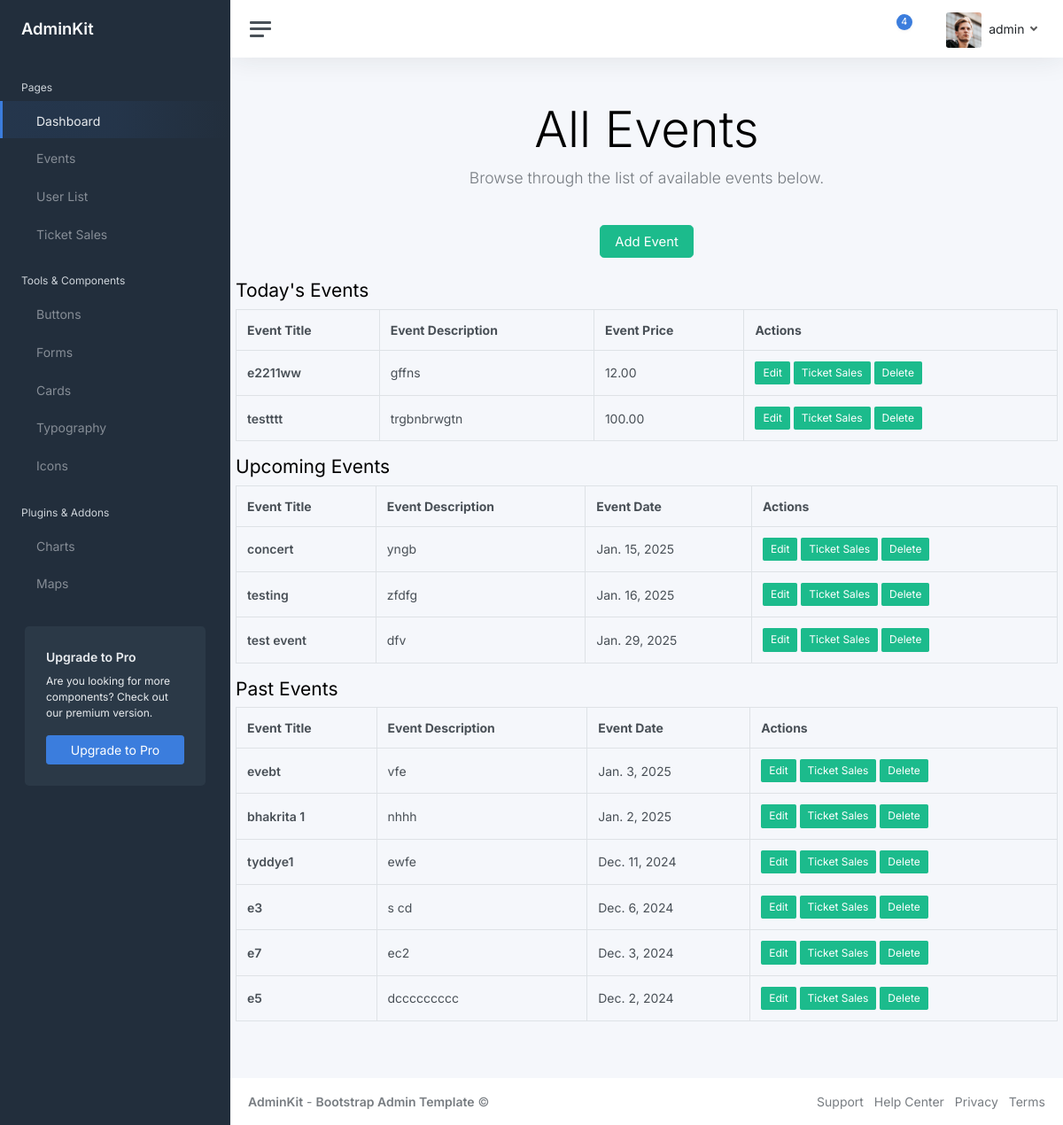
/events/ (signed in), run on the app's committed database.
### ticket_app/models.py (models this page shows, shortened)
class Event (models.Model):
    event_title = models.CharField(max_length= 200, unique=True)
    event_description = models.TextField('Description of event: ')
    event_date = models.DateField()
    event_time = models.TimeField ()
    event_address = models.TextField()
    event_capacity = models.IntegerField()
    event_price = models.DecimalField(max_digits=8, decimal_places=2)
    event_uuid= models.UUIDField(default=uuid.uuid4)

### ticket_app/views.py (the view)
# urls.py: path('events/', views.event_list, name='event_list'),
@login_required(login_url= "/sign_in")
def event_list(request):
    today = now().date()
    events_today = Event.objects.filter(event_date=today)
    upcoming_events = Event.objects.filter(event_date__gt=today).order_by('event_date')
    past_events = Event.objects.filter(event_date__lt=today).order_by('-event_date')
    user_groups = list(Group.objects.filter(user=request.user).values_list('name', flat=True))
    return render(request, 'event_list.html', {'events_today': events_today, 'upcoming_events': upcoming_events, 'past_events':past_events ,'user_groups': user_groups})

### ticket_app/context_processors.py (called while the page is built)
def admin_context(request):
    if request.user.is_authenticated:
        user_groups = request.user.groups.values_list('name', flat=True)
        is_admin = 'Admin' in user_groups
        is_user = 'User' in user_groups
    else:
        is_admin = False
        is_user = False
    return {
        'is_admin': is_admin,
        'is_user' : is_user,
    }

### templates/event_list.html (shortened to what this page needs)
{% extends "base.html" %}
{% block Mainblock %}
<div class="container py-5">
    <div class="row">
        <div class="col-12 text-center mb-4">
            <h1 class="display-4">All Events</h1>
            <p class="lead text-muted">Browse through the list of available events below.</p>
        </div>
    </div>
    {% if 'Admin' in user_groups %}
    <div class="row mb-4">
        <div class="col-12 text-center">
            <a href="{% url 'ticket_app:add_event' %}" class="btn btn-success btn-lg">Add Event</a>
        </div>
    </div>
    {% endif %}
    <h3>Today's Events</h3>
    {% if events_today %}
    <div class="row">
        <div class="col-12">
            <table class="table table-bordered table-hover">
                <thead class="thead-light">
                    <tr>
                        <th>Event Title</th>
                        <th>Event Description</th>
                        <th>Event Price</th>
                        <th>Actions</th>
                    </tr>
                </thead>
                <tbody>
                    {% for event in events_today %}
                        <tr>
                            <td>
                                <strong>{{ event.event_title }}</strong>
                            </td>
                            <td>
                                {{ event.event_description }}
                            </td>
                            <td>
                                {{ event.event_price }}
                            </td>
                            <td>
                                {% if 'Admin' in user_groups %}
                                <a href="{% url 'ticket_app:event_view' event.id %}" class="btn btn-sm btn-success">
                                    Edit
                                </a>
                                <a href="{% url 'admin_app:ticket_sales' event.id %}" class="btn btn-sm btn-success">Ticket Sales</a>
                                <form method="POST" action="{% url 'ticket_app:delete_event' event.id %}" class="d-inline" onsubmit="return confirm('Are you sure you want to delete this event?');">
                                    <button type="submit" class="btn btn-sm btn-success">
                                        Delete
                                    </button>
                                </form>
                                {% elif 'User' in user_groups %}
                                <a href="{% url 'ticket_app:purchase_ticket' event.id %}" class="btn btn-sm btn-success">
                                    Buy Ticket
                                </a>
                            {% endif %}
                        </td>
                    </tr>
                {% endfor %}
                </tbody>
            </table>
        </div>
    </div>
{% else %}
    <div class="row">
        <div class="col-12 text-center">
            <p>No events available for today.</p>
            {% endif %}
            <h3>Upcoming Events</h3>
            {% if upcoming_events %}
            <div class="row">
                <div class="col-12">
                    <table class="table table-bordered table-hover">
                        <thead class="thead-light">
                            <tr>
                                <th>Event Title</th>
                                <th>Event Description</th>
                                <th>Event Date</th>
                                <th>Actions</th>
                            </tr>
                        </thead>
                        <tbody>
                            {% for event in upcoming_events %}
                            <tr>
                                <td><strong>{{ event.event_title }}</strong></td>
                                <td>{{ event.event_description }}</td>
                                <td>{{ event.event_date }}</td>
                                <td>
                                    {% if 'Admin' in user_groups %}
                                    <a href="{% url 'ticket_app:event_view' event.id %}" class="btn btn-sm btn-success">Edit</a>
                                    <a href="{% url 'admin_app:ticket_sales' event.id %}" class="btn btn-sm btn-success">Ticket Sales</a>
                                    <form method="POST" action="{% url 'ticket_app:delete_event' event.id %}" class="d-inline" onsubmit="return confirm('Are you sure you want to delete this event?');">
                                        <button type="submit" class="btn btn-sm btn-success">Delete</button>
                                    </form>
                                    {% elif 'User' in user_groups %}
                                    <a href="{% url 'ticket_app:purchase_ticket' event.id %}" class="btn btn-sm btn-success">Buy Ticket</a>
                                    {% endif %}
                                </td>
                            </tr>
                            {% endfor %}
                        </tbody>
                    </table>
                </div>
            </div>
            {% else %}
            <p>No upcoming events available.</p>
            {% endif %}
            {% if 'Admin' in user_groups %}
            <h3>Past Events</h3>
    {% if past_events %}
    <div class="row">
        <div class="col-12">
            <table class="table table-bordered table-hover">
                <thead class="thead-light">
                    <tr>
                        <th>Event Title</th>
                        <th>Event Description</th>
                        <th>Event Date</th>
                        <th>Actions</th>
                    </tr>
                </thead>
                <tbody>
                    {% for event in past_events %}
                    <tr>
                        <td><strong>{{ event.event_title }}</strong></td>
                        <td>{{ event.event_description }}</td>
                        <td>{{ event.event_date }}</td>
                        <td>
                            {% if 'Admin' in user_groups %}
                            <a href="{% url 'ticket_app:event_view' event.id %}" class="btn btn-sm btn-success">Edit</a>
                            <a href="{% url 'admin_app:ticket_sales' event.id %}" class="btn btn-sm btn-success">Ticket Sales</a>
                            <form method="POST" action="{% url 'ticket_app:delete_event' event.id %}" class="d-inline" onsubmit="return confirm('Are you sure you want to delete this event?');">
                                <button type="submit" class="btn btn-sm btn-success">Delete</button>
                            </form>
                            {% endif %}
                        </td>
                    </tr>
                    {% endfor %}
                </tbody>
            </table>
        </div>
    </div>
    {% else %}
    <p>No past events available.</p>
    {% endif %}
    {% endif %}
</div>
{% endblock %}

### templates/base.html (shortened to what this page needs)
<!DOCTYPE html>
<html lang="en">
  {% load static %}
  <head>
    <link href="{% static 'css/app.css' %}" rel="stylesheet" />
  </head>
  <body>
    <div class="wrapper">
    {% if user.is_authenticated %}
      <nav id="sidebar" class="sidebar js-sidebar">
        <div class="sidebar-content js-simplebar">
          <a class="sidebar-brand" href="index.html">
            <span class="align-middle">AdminKit</span>
          </a>
          <ul class="sidebar-nav">
            <li class="sidebar-header">Pages</li>
            <li class="sidebar-item active">
              {% if is_admin %}
              <a class="sidebar-link" href="{% url 'admin_app:admin_home' %}">
                  <span class="align-middle">Dashboard</span>
              </a>
              {% elif is_user %}
              <a class="sidebar-link" href="/user_dashboard/">
                <i class="align-middle" data-feather="sliders"></i>
                <span class="align-middle">Home</span>
              </a>
              {% endif %}
          </li>
            <li class="sidebar-item">
              <a class="sidebar-link" href="/events/">
                <span class="align-middle">Events</span>
              </a>
            </li>
            <li class="sidebar-item">
              {% if is_admin %}
              <a class="sidebar-link" href="/admin_app/user_list/">
                <span class="align-middle">User List</span>
              </a>
              {% endif %}
            </li>
            <li class="sidebar-item">
              {% if is_admin %}
              <a class="sidebar-link" href="/admin_app/event_list_ticket/">
                <span class="align-middle">Ticket Sales</span>
              </a>
              {% endif %}
            </li>
            <li class="sidebar-header">Tools & Components</li>
            <li class="sidebar-item">
              <a class="sidebar-link" href="ui-buttons.html">
                <span class="align-middle">Buttons</span>
              </a>
            </li>
            <li class="sidebar-item">
              <a class="sidebar-link" href="ui-forms.html">
                <span class="align-middle">Forms</span>
              </a>
            </li>
            <li class="sidebar-item">
              <a class="sidebar-link" href="ui-cards.html">
                <span class="align-middle">Cards</span>
              </a>
            </li>
            <li class="sidebar-item">
              <a class="sidebar-link" href="ui-typography.html">
                <span class="align-middle">Typography</span>
              </a>
            </li>
            <li class="sidebar-item">
              <a class="sidebar-link" href="icons-feather.html">
                <span class="align-middle">Icons</span>
              </a>
            </li>
            <li class="sidebar-header">Plugins & Addons</li>
            <li class="sidebar-item">
              <a class="sidebar-link" href="charts-chartjs.html">
                <span class="align-middle">Charts</span>
              </a>
            </li>
            <li class="sidebar-item">
              <a class="sidebar-link" href="maps-google.html">
                <span class="align-middle">Maps</span>
              </a>
            </li>
          </ul>
          <div class="sidebar-cta">
            <div class="sidebar-cta-content">
              <strong class="d-inline-block mb-2">Upgrade to Pro</strong>
              <div class="mb-3 text-sm">
                Are you looking for more components? Check out our premium
                version.
              </div>
              <div class="d-grid">
                <a href="upgrade-to-pro.html" class="btn btn-primary"
                  >Upgrade to Pro</a
                >
              </div>
            </div>
          </div>
        </div>
      </nav>
      <div class="main">
        <nav class="navbar navbar-expand navbar-light navbar-bg">
          <a class="sidebar-toggle js-sidebar-toggle">
            <i class="hamburger align-self-center"></i>
          </a>
          <div class="navbar-collapse collapse">
            <ul class="navbar-nav navbar-align">
              <li class="nav-item dropdown">
                <a
                  class="nav-icon dropdown-toggle"
                  href="#"
                  id="alertsDropdown"
                  data-bs-toggle="dropdown"
                >
                  <div class="position-relative">
                    <span class="indicator">4</span>
                  </div>
                </a>
              </li>
              <li class="nav-item dropdown">
                <a
                  class="nav-icon dropdown-toggle"
                  href="#"
                  id="messagesDropdown"
                  data-bs-toggle="dropdown"
                >
                </a>
              </li>
              <li class="nav-item dropdown">
                <a
                  class="nav-link dropdown-toggle d-none d-sm-inline-block"
                  href="#"
                  data-bs-toggle="dropdown"
                >
                  <img
                    src="{% static 'img/avatars/avatar.jpg' %}"
                    class="avatar img-fluid rounded me-1"
                    alt="{{ user.username }}"
                  />
                  <span class="text-dark">{{ user.username }}</span>
                </a>
              </li>
            </ul>
          </div>
        </nav>
	{% else %}
        <a href="{% url 'ticket_app:sign_in' %}"></a>
    {% endif %}
	{% block Mainblock %}
	{%endblock%}
        <footer class="footer">
          <div class="container-fluid">
            <div class="row text-muted">
              <div class="col-6 text-start">
                <p class="mb-0">
                  <a
                    class="text-muted"
                    href="https://adminkit.io/"
                    target="_blank"
                    ><strong>AdminKit</strong></a
                  >
                  -
                  <a
                    class="text-muted"
                    href="https://adminkit.io/"
                    target="_blank"
                    ><strong>Bootstrap Admin Template</strong></a
                  >
                  &copy;
                </p>
              </div>
              <div class="col-6 text-end">
                <ul class="list-inline">
                  <li class="list-inline-item">
                    <a
                      class="text-muted"
                      href="https://adminkit.io/"
                      target="_blank"
                      >Support</a
                    >
                  </li>
                  <li class="list-inline-item">
                    <a
                      class="text-muted"
                      href="https://adminkit.io/"
                      target="_blank"
                      >Help Center</a
                    >
                  </li>
                  <li class="list-inline-item">
                    <a
                      class="text-muted"
                      href="https://adminkit.io/"
                      target="_blank"
                      >Privacy</a
                    >
                  </li>
                  <li class="list-inline-item">
                    <a
                      class="text-muted"
                      href="https://adminkit.io/"
                      target="_blank"
                      >Terms</a
                    >
                  </li>
                </ul>
              </div>
            </div>
          </div>
        </footer>
      </div>
    </div>
  </body>
</html>

### data on the page
Event: event_title "e2211ww", event_description "gffns", event_price "12.00"
Event: event_title "testttt", event_description "trgbnbrwgtn", event_price "100.00"
Event: event_title "concert", event_description "yngb", event_date "Jan. 15, 2025"
Event: event_title "testing", event_description "zfdfg", event_date "Jan. 16, 2025"
Event: event_title "test event", event_description "dfv", event_date "Jan. 29, 2025"
Event: event_title "evebt", event_description "vfe", event_date "Jan. 3, 2025"
Event: event_title "bhakrita 1", event_description "nhhh", event_date "Jan. 2, 2025"
Event: event_title "tyddye1", event_description "ewfe", event_date "Dec. 11, 2024"
Event: event_title "e3", event_description "s cd", event_date "Dec. 6, 2024"
Event: event_title "e7", event_description "ec2", event_date "Dec. 3, 2024"
Event: event_title "e5", event_description "dccccccccc", event_date "Dec. 2, 2024"

### other printed values
{{ user.username }} "admin"
